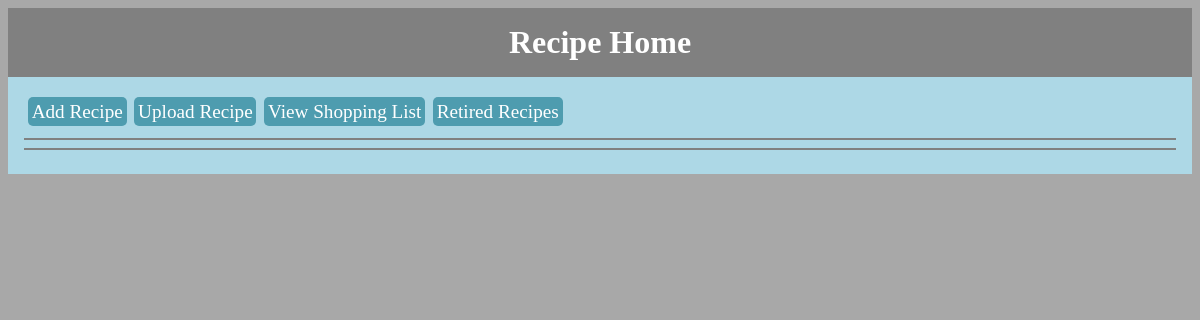
The page /menu/ on the database as committed earlier.
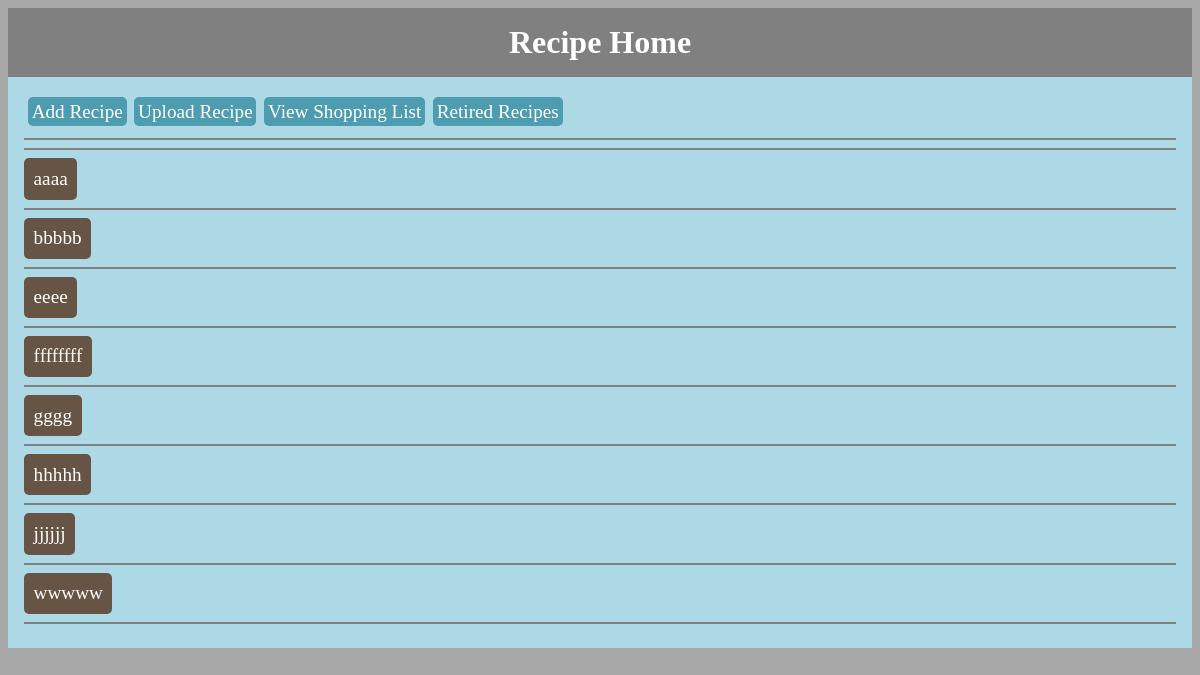
The same page on the database as committed later.
### menu/models.py (models this page shows, shortened)
class Recipe(models.Model):
    id = models.AutoField(primary_key=True)
    name = models.CharField(max_length=80, unique=True)
    prepMethod = models.CharField(max_length=30, null=True, blank=True)
    temperature = models.CharField(max_length=10, null=True, blank=True)
    directions = models.TextField(null=True)
    source = models.CharField(max_length=1000, null=True, blank=True)
    servings = models.IntegerField(default=0)
    prepTime = models.IntegerField(default=0)
    cookTime = models.IntegerField(default=0)
    enabled = models.BooleanField(default=True)
    class Meta:
        ordering = ('name', )

### menu/views.py (the view)
class Index(generic.ListView):
    model = Recipe
    template_name = 'menu/index.html'
    def get_queryset(self):
        return Recipe.objects.filter(enabled=1)

### menu/templates/menu/index.html (shortened to what this page needs)
{% load staticfiles %}
{% load menu_extras %}
{% include "menu/stylesheets.html" %}
<html>
	<head>
	</head>
	<body>
        <div id="title">
            Recipe Home
        </div>
        <div id="content">
            <div>
                <a class="button" id="nav" href="{% url 'menu:addrecipe' %}">Add Recipe</a>
                <a class="button" id="nav" href="{% url 'menu:uploadrecipe' %}">Upload Recipe</a>
                <a class="button" id="nav" href="{% url 'menu:manageshoppinglist' %}">View Shopping List</a>
                <a class="button" id="nav" href="{% url 'menu:retiredrecipes' %}">Retired Recipes</a>
            </div><div style="clear:both"></div>
            <hr noshade><hr noshade>
            {% for recipe in recipe_list %}
                <a class="button" id="recipe" href = "{% url 'menu:recipedetails' recipe.id %}">{{ recipe.name }}</a>
                <hr noshade>
            {% endfor %}
        </div>
    </body>

Rows that differ between the two databases and show on the page:
added Recipe: name "aaaa"
added Recipe: name "bbbbb"
added Recipe: name "eeee"
added Recipe: name "ffffffff"
added Recipe: name "gggg"
added Recipe: name "hhhhh"
added Recipe: name "jjjjjj"
added Recipe: name "wwwww"
